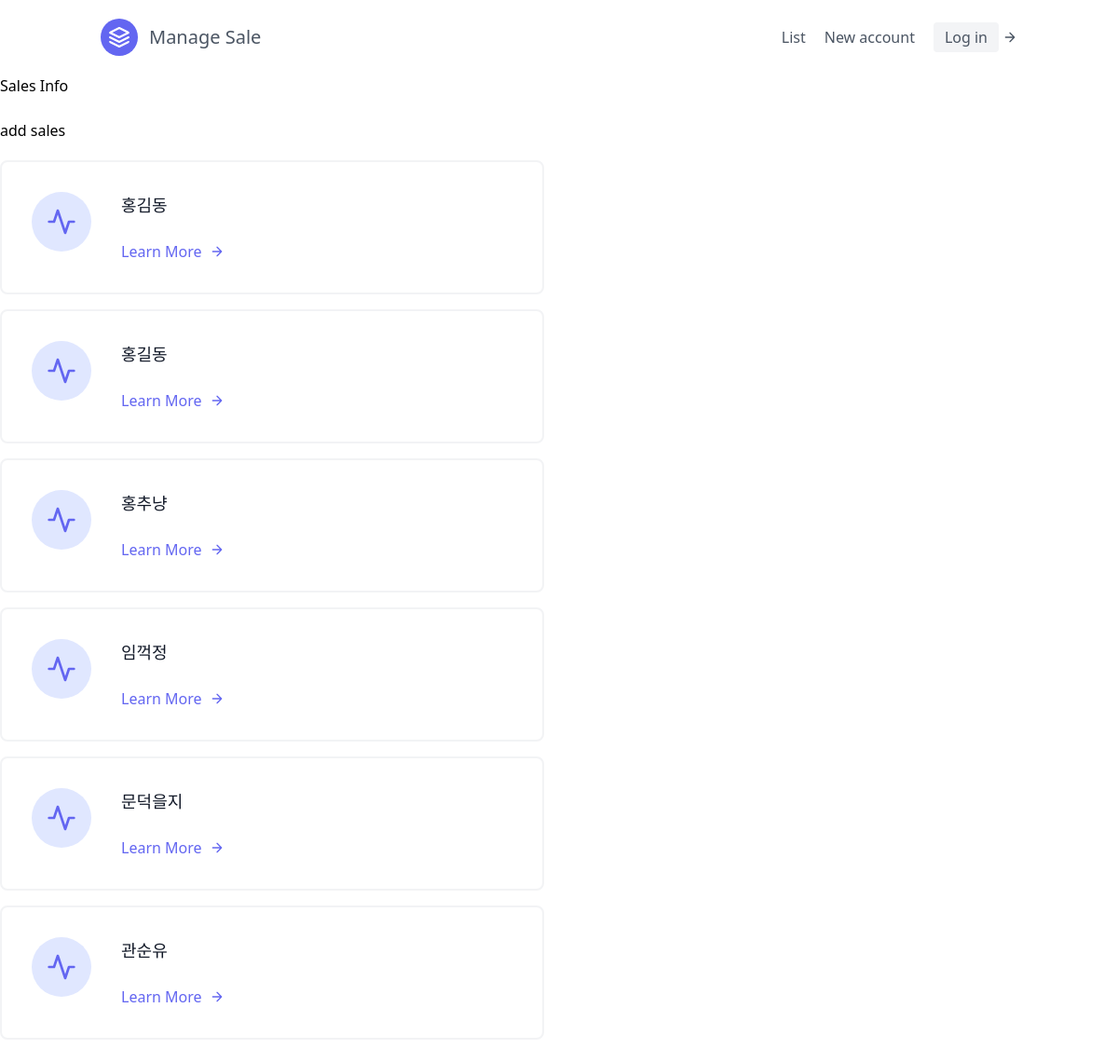
Before: /Homepage/ with the older database file.
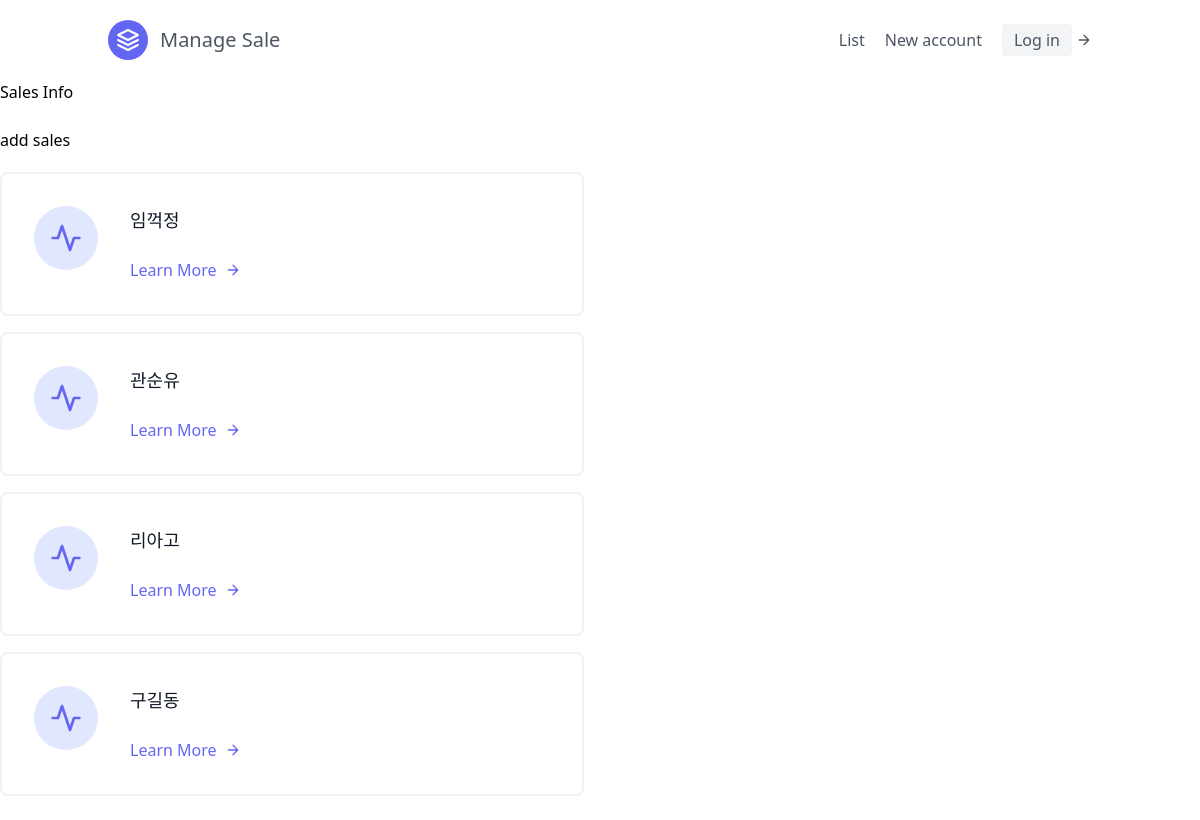
After: the same page with the newer database file.
### sales/models.py (models this page shows, shortened)
class Sale(models.Model):
    first_name = models.CharField(max_length=30)
    last_name = models.CharField(max_length=30)
    age = models.IntegerField(default=0)
    person = models.ForeignKey("Person", on_delete=models.CASCADE)

### sales/views.py (the view)
# urls.py: path('', Sales_List, name = 'list'),
def Sales_List(request):
    sales_person = Sale.objects.all()
    context = {
        "person_key" : sales_person
    }
    return render(request, "sales_list.html", context)

### templates/sales_list.html
{% extends 'base.html' %}
{% block content %}
<h1>Sales Info</h1> <br>
<div class = "mb-5">
    <a href = "{% url 'homepage:make' %}" >add sales</a>
</div>
    {% for s_p in person_key %}
    <div class="flex flex-wrap -m-4">
      <div class="p-4 lg:w-1/2 md:w-full">
        <div class="flex border-2 rounded-lg border-gray-200 border-opacity-50 p-8 sm:flex-row flex-col">
          <div class="w-16 h-16 sm:mr-8 sm:mb-0 mb-4 inline-flex items-center justify-center rounded-full bg-indigo-100 text-indigo-500 flex-shrink-0">
            <svg fill="none" stroke="currentColor" stroke-linecap="round" stroke-linejoin="round" stroke-width="2" class="w-8 h-8" viewBox="0 0 24 24">
              <path d="M22 12h-4l-3 9L9 3l-3 9H2"></path>
            </svg>
          </div>
          <div class="flex-grow">
            <h2 class="text-gray-900 text-lg title-font font-medium mb-3">{{ s_p.last_name }}{{ s_p.first_name }}</h2>
            <a href = "{% url 'homepage:detail' s_p.pk %}"class="mt-3 text-indigo-500 inline-flex items-center">Learn More
              <svg fill="none" stroke="currentColor" stroke-linecap="round" stroke-linejoin="round" stroke-width="2" class="w-4 h-4 ml-2" viewBox="0 0 24 24">
                <path d="M5 12h14M12 5l7 7-7 7"></path>
              </svg>
            </a>
          </div>
        </div>
      </div>
    </div>
{% endfor %}
<p>
<br>
{% endblock content %}

### templates/base.html (shortened to what this page needs)
<html>
<head>
<link href="https://unpkg.com/tailwindcss@^2/dist/tailwind.min.css" rel="stylesheet">
</head>
<body>
{% include "menu.html" %}
{% block content %}
{% endblock content %}
</body>
</html>

### templates/menu.html (shortened to what this page needs)
<header class="text-gray-600 body-font">
  <div class="container mx-auto flex flex-wrap p-5 flex-col md:flex-row items-center">
    <a class="flex title-font font-medium items-center text-gray-900 mb-4 md:mb-0">
      <svg xmlns="http://www.w3.org/2000/svg" fill="none" stroke="currentColor" stroke-linecap="round" stroke-linejoin="round" stroke-width="2" class="w-10 h-10 text-white p-2 bg-indigo-500 rounded-full" viewBox="0 0 24 24">
        <path d="M12 2L2 7l10 5 10-5-10-5zM2 17l10 5 10-5M2 12l10 5 10-5"></path>
      </svg>
      <a href = "{% url 'home' %}" class="ml-3 text-xl">Manage Sale</a>
    </a>
    <nav class="md:ml-auto flex flex-wrap items-center text-base justify-center">
      <a href = "{% url 'homepage:list' %}"class="mr-5 hover:text-gray-900">List</a>
      <a class="mr-5 hover:text-gray-900">New account</a>
    </nav>
    <a href = "#" class="inline-flex items-center bg-gray-100 border-0 py-1 px-3 focus:outline-none hover:bg-gray-200 rounded text-base mt-4 md:mt-0">Log in</a>
      <svg fill="none" stroke="currentColor" stroke-linecap="round" stroke-linejoin="round" stroke-width="2" class="w-4 h-4 ml-1" viewBox="0 0 24 24">
        <path d="M5 12h14M12 5l7 7-7 7"></path>
      </svg>
  </div>
</header>

Changed rows visible on the page:
removed Sale: last_name "홍", first_name "김동"
removed Sale: last_name "홍", first_name "길동"
removed Sale: last_name "홍", first_name "추냥"
removed Sale: last_name "문덕", first_name "을지"
added Sale: last_name "리아", first_name "고"
added Sale: last_name "구", first_name "길동"
